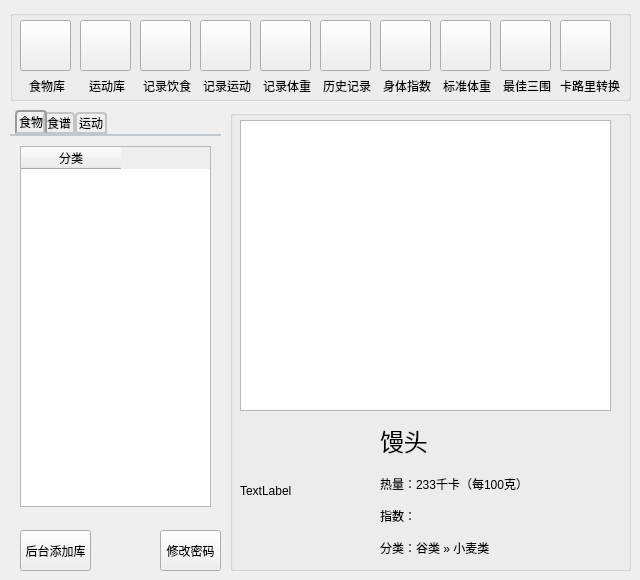
<?xml version="1.0" encoding="UTF-8"?>
<ui version="4.0">
 <class>mainWindow</class>
 <widget class="QMainWindow" name="mainWindow">
  <property name="geometry">
   <rect>
    <x>0</x>
    <y>0</y>
    <width>640</width>
    <height>580</height>
   </rect>
  </property>
  <property name="windowTitle">
   <string>主界面</string>
  </property>
  <property name="windowIcon">
   <iconset resource="image.qrc">
    <normaloff>:/png/kaluli.png</normaloff>:/png/kaluli.png</iconset>
  </property>
  <property name="styleSheet">
   <string notr="true"/>
  </property>
  <widget class="QWidget" name="centralWidget">
   <widget class="QGroupBox" name="groupBox">
    <property name="geometry">
     <rect>
      <x>10</x>
      <y>10</y>
      <width>621</width>
      <height>91</height>
     </rect>
    </property>
    <property name="title">
     <string/>
    </property>
    <widget class="QPushButton" name="pushButton">
     <property name="geometry">
      <rect>
       <x>10</x>
       <y>10</y>
       <width>51</width>
       <height>51</height>
      </rect>
     </property>
     <property name="styleSheet">
      <string notr="true">QPushButton{border-image: url(:/png/food.png);}
QPushButton:pressed{border-image: url(:/png/food_.png);}</string>
     </property>
     <property name="text">
      <string/>
     </property>
    </widget>
    <widget class="QPushButton" name="pushButton_2">
     <property name="geometry">
      <rect>
       <x>70</x>
       <y>10</y>
       <width>51</width>
       <height>51</height>
      </rect>
     </property>
     <property name="styleSheet">
      <string notr="true">QPushButton{border-image: url(:/png/yundong.png);}
QPushButton:pressed{border-image: url(:/png/yundong_.png);;}
</string>
     </property>
     <property name="text">
      <string/>
     </property>
    </widget>
    <widget class="QPushButton" name="pushButton_3">
     <property name="geometry">
      <rect>
       <x>130</x>
       <y>10</y>
       <width>51</width>
       <height>51</height>
      </rect>
     </property>
     <property name="styleSheet">
      <string notr="true">QPushButton{border-image: url(:/png/kaluli.png);}
QPushButton:pressed{border-image: url(:/png/kaluli_.png);}
</string>
     </property>
     <property name="text">
      <string/>
     </property>
    </widget>
    <widget class="QPushButton" name="pushButton_4">
     <property name="geometry">
      <rect>
       <x>190</x>
       <y>10</y>
       <width>51</width>
       <height>51</height>
      </rect>
     </property>
     <property name="styleSheet">
      <string notr="true">QPushButton{border-image: url(:/png/lishi.png);}
QPushButton:pressed{border-image: url(:/png/lishi_.png);}
</string>
     </property>
     <property name="text">
      <string/>
     </property>
    </widget>
    <widget class="QPushButton" name="pushButton_5">
     <property name="geometry">
      <rect>
       <x>310</x>
       <y>10</y>
       <width>51</width>
       <height>51</height>
      </rect>
     </property>
     <property name="styleSheet">
      <string notr="true">QPushButton{border-image: url(:/png/jilu.png);}
QPushButton:pressed{border-image: url(:/png/jilu_.png);}
</string>
     </property>
     <property name="text">
      <string/>
     </property>
    </widget>
    <widget class="QPushButton" name="pushButton_6">
     <property name="geometry">
      <rect>
       <x>250</x>
       <y>10</y>
       <width>51</width>
       <height>51</height>
      </rect>
     </property>
     <property name="styleSheet">
      <string notr="true">QPushButton{border-image: url(:/png/recordweight.png);}
QPushButton:pressed{
border-image: url(:/png/recordweight_.png);}</string>
     </property>
     <property name="text">
      <string/>
     </property>
    </widget>
    <widget class="QPushButton" name="pushButton_7">
     <property name="geometry">
      <rect>
       <x>370</x>
       <y>10</y>
       <width>51</width>
       <height>51</height>
      </rect>
     </property>
     <property name="styleSheet">
      <string notr="true">QPushButton{border-image: url(:/png/toolbmi.png);}
QPushButton:pressed{border-image: url(:/png/toolbmi_.png);}
</string>
     </property>
     <property name="text">
      <string/>
     </property>
    </widget>
    <widget class="QPushButton" name="pushButton_8">
     <property name="geometry">
      <rect>
       <x>430</x>
       <y>10</y>
       <width>51</width>
       <height>51</height>
      </rect>
     </property>
     <property name="styleSheet">
      <string notr="true">QPushButton{border-image: url(:/png/toolhealthweight.png);}
QPushButton:pressed{border-image: url(:/png/toolhealthweight_.png);}
</string>
     </property>
     <property name="text">
      <string/>
     </property>
    </widget>
    <widget class="QPushButton" name="pushButton_9">
     <property name="geometry">
      <rect>
       <x>490</x>
       <y>10</y>
       <width>51</width>
       <height>51</height>
      </rect>
     </property>
     <property name="styleSheet">
      <string notr="true">QPushButton{border-image: url(:/png/toolshengcai.png);}
QPushButton:pressed{border-image: url(:/png/toolshengcai_.png);}
</string>
     </property>
     <property name="text">
      <string/>
     </property>
    </widget>
    <widget class="QPushButton" name="pushButton_10">
     <property name="geometry">
      <rect>
       <x>550</x>
       <y>10</y>
       <width>51</width>
       <height>51</height>
      </rect>
     </property>
     <property name="styleSheet">
      <string notr="true">QPushButton{border-image: url(:/png/toolcal2kg.png);}
QPushButton:pressed{border-image: url(:/png/toolcal2kg_.png);}
</string>
     </property>
     <property name="text">
      <string/>
     </property>
    </widget>
    <widget class="QLabel" name="label_4">
     <property name="geometry">
      <rect>
       <x>10</x>
       <y>70</y>
       <width>54</width>
       <height>12</height>
      </rect>
     </property>
     <property name="text">
      <string>食物库</string>
     </property>
     <property name="alignment">
      <set>Qt::AlignCenter</set>
     </property>
    </widget>
    <widget class="QLabel" name="label_5">
     <property name="geometry">
      <rect>
       <x>70</x>
       <y>70</y>
       <width>54</width>
       <height>12</height>
      </rect>
     </property>
     <property name="text">
      <string>运动库</string>
     </property>
     <property name="alignment">
      <set>Qt::AlignCenter</set>
     </property>
    </widget>
    <widget class="QLabel" name="label_6">
     <property name="geometry">
      <rect>
       <x>130</x>
       <y>70</y>
       <width>54</width>
       <height>12</height>
      </rect>
     </property>
     <property name="text">
      <string>记录饮食</string>
     </property>
     <property name="alignment">
      <set>Qt::AlignCenter</set>
     </property>
    </widget>
    <widget class="QLabel" name="label_7">
     <property name="geometry">
      <rect>
       <x>250</x>
       <y>70</y>
       <width>54</width>
       <height>12</height>
      </rect>
     </property>
     <property name="text">
      <string>记录体重</string>
     </property>
     <property name="alignment">
      <set>Qt::AlignCenter</set>
     </property>
    </widget>
    <widget class="QLabel" name="label_8">
     <property name="geometry">
      <rect>
       <x>370</x>
       <y>70</y>
       <width>54</width>
       <height>12</height>
      </rect>
     </property>
     <property name="text">
      <string>身体指数</string>
     </property>
     <property name="alignment">
      <set>Qt::AlignCenter</set>
     </property>
    </widget>
    <widget class="QLabel" name="label_9">
     <property name="geometry">
      <rect>
       <x>490</x>
       <y>70</y>
       <width>54</width>
       <height>12</height>
      </rect>
     </property>
     <property name="text">
      <string>最佳三围</string>
     </property>
     <property name="alignment">
      <set>Qt::AlignCenter</set>
     </property>
    </widget>
    <widget class="QLabel" name="label_10">
     <property name="geometry">
      <rect>
       <x>190</x>
       <y>70</y>
       <width>54</width>
       <height>12</height>
      </rect>
     </property>
     <property name="text">
      <string>记录运动</string>
     </property>
     <property name="alignment">
      <set>Qt::AlignCenter</set>
     </property>
    </widget>
    <widget class="QLabel" name="label_11">
     <property name="geometry">
      <rect>
       <x>310</x>
       <y>70</y>
       <width>54</width>
       <height>12</height>
      </rect>
     </property>
     <property name="text">
      <string>历史记录</string>
     </property>
     <property name="alignment">
      <set>Qt::AlignCenter</set>
     </property>
    </widget>
    <widget class="QLabel" name="label_12">
     <property name="geometry">
      <rect>
       <x>430</x>
       <y>70</y>
       <width>54</width>
       <height>12</height>
      </rect>
     </property>
     <property name="text">
      <string>标准体重</string>
     </property>
     <property name="alignment">
      <set>Qt::AlignCenter</set>
     </property>
    </widget>
    <widget class="QLabel" name="label_13">
     <property name="geometry">
      <rect>
       <x>550</x>
       <y>70</y>
       <width>60</width>
       <height>12</height>
      </rect>
     </property>
     <property name="text">
      <string>卡路里转换</string>
     </property>
     <property name="alignment">
      <set>Qt::AlignCenter</set>
     </property>
    </widget>
   </widget>
   <widget class="QTabWidget" name="tabWidget">
    <property name="geometry">
     <rect>
      <x>10</x>
      <y>110</y>
      <width>211</width>
      <height>411</height>
     </rect>
    </property>
    <property name="styleSheet">
     <string notr="true">QTabWidget::pane { /* The tab widget frame */
     border-top: 2px solid #C2C7CB;
 }

 QTabWidget::tab-bar {
     left: 5px; /* move to the right by 5px */
 }

 /* Style the tab using the tab sub-control. Note that
     it reads QTabBar _not_ QTabWidget */
 QTabBar::tab {
     background: qlineargradient(x1: 0, y1: 0, x2: 0, y2: 1,
                                 stop: 0 #E1E1E1, stop: 0.4 #DDDDDD,
                                 stop: 0.5 #D8D8D8, stop: 1.0 #D3D3D3);
     border: 2px solid #C4C4C3;
     border-bottom-color: #C2C7CB; /* same as the pane color */
     border-top-left-radius: 4px;
     border-top-right-radius: 4px;
     min-width: 8ex;
     padding: 2px;
 }

 QTabBar::tab:selected, QTabBar::tab:hover {
     background: qlineargradient(x1: 0, y1: 0, x2: 0, y2: 1,
                                 stop: 0 #fafafa, stop: 0.4 #f4f4f4,
                                 stop: 0.5 #e7e7e7, stop: 1.0 #fafafa);
 }

 QTabBar::tab:selected {
     border-color: #9B9B9B;
     border-bottom-color: #C2C7CB; /* same as pane color */
 }

 QTabBar::tab:!selected {
     margin-top: 2px; /* make non-selected tabs look smaller */
 }

 /* make use of negative margins for overlapping tabs */
 QTabBar::tab:selected {
     /* expand/overlap to the left and right by 4px */
     margin-left: -4px;
     margin-right: -4px;
 }

 QTabBar::tab:first:selected {
     margin-left: 0; /* the first selected tab has nothing to overlap with on the left */
 }

 QTabBar::tab:last:selected {
     margin-right: 0; /* the last selected tab has nothing to overlap with on the right */
 }

 QTabBar::tab:only-one {
     margin: 0; /* if there is only one tab, we don't want overlapping margins */
 }</string>
    </property>
    <property name="currentIndex">
     <number>0</number>
    </property>
    <widget class="QWidget" name="tab">
     <attribute name="title">
      <string>食物</string>
     </attribute>
     <widget class="QTableWidget" name="tableWidget">
      <property name="geometry">
       <rect>
        <x>10</x>
        <y>10</y>
        <width>191</width>
        <height>361</height>
       </rect>
      </property>
      <column>
       <property name="text">
        <string>分类</string>
       </property>
      </column>
     </widget>
    </widget>
    <widget class="QWidget" name="tab_2">
     <attribute name="title">
      <string>食谱</string>
     </attribute>
     <widget class="QTableWidget" name="tableWidget_2">
      <property name="geometry">
       <rect>
        <x>10</x>
        <y>10</y>
        <width>191</width>
        <height>401</height>
       </rect>
      </property>
      <column>
       <property name="text">
        <string>分类</string>
       </property>
      </column>
     </widget>
    </widget>
    <widget class="QWidget" name="tab_3">
     <attribute name="title">
      <string>运动</string>
     </attribute>
     <widget class="QTableWidget" name="tableWidget_4">
      <property name="geometry">
       <rect>
        <x>10</x>
        <y>10</y>
        <width>191</width>
        <height>401</height>
       </rect>
      </property>
      <column>
       <property name="text">
        <string>分类</string>
       </property>
      </column>
     </widget>
    </widget>
   </widget>
   <widget class="QGroupBox" name="groupBox_2">
    <property name="geometry">
     <rect>
      <x>230</x>
      <y>110</y>
      <width>401</width>
      <height>461</height>
     </rect>
    </property>
    <property name="styleSheet">
     <string notr="true"/>
    </property>
    <property name="title">
     <string/>
    </property>
    <widget class="QTableView" name="tableView_3">
     <property name="geometry">
      <rect>
       <x>10</x>
       <y>10</y>
       <width>371</width>
       <height>291</height>
      </rect>
     </property>
     <property name="styleSheet">
      <string notr="true">QTableView {border-image: url(:/png/transparent.png);}</string>
     </property>
    </widget>
    <widget class="QLabel" name="label">
     <property name="geometry">
      <rect>
       <x>10</x>
       <y>310</y>
       <width>121</width>
       <height>141</height>
      </rect>
     </property>
     <property name="text">
      <string>TextLabel</string>
     </property>
    </widget>
    <widget class="QLabel" name="label_2">
     <property name="geometry">
      <rect>
       <x>150</x>
       <y>310</y>
       <width>141</width>
       <height>41</height>
      </rect>
     </property>
     <property name="font">
      <font>
       <pointsize>18</pointsize>
      </font>
     </property>
     <property name="text">
      <string>馒头</string>
     </property>
    </widget>
    <widget class="QLabel" name="label_3">
     <property name="geometry">
      <rect>
       <x>150</x>
       <y>360</y>
       <width>141</width>
       <height>91</height>
      </rect>
     </property>
     <property name="text">
      <string>热量：233千卡（每100克）

指数： 

分类：谷类 » 小麦类</string>
     </property>
    </widget>
   </widget>
   <widget class="QPushButton" name="pushButton_12">
    <property name="geometry">
     <rect>
      <x>160</x>
      <y>530</y>
      <width>61</width>
      <height>41</height>
     </rect>
    </property>
    <property name="text">
     <string>修改密码</string>
    </property>
   </widget>
   <widget class="QPushButton" name="pushButton_11">
    <property name="geometry">
     <rect>
      <x>20</x>
      <y>530</y>
      <width>71</width>
      <height>41</height>
     </rect>
    </property>
    <property name="text">
     <string>后台添加库</string>
    </property>
   </widget>
   <zorder>groupBox_2</zorder>
   <zorder>groupBox</zorder>
   <zorder>tabWidget</zorder>
   <zorder>pushButton_12</zorder>
   <zorder>pushButton_11</zorder>
  </widget>
 </widget>
 <layoutdefault spacing="6" margin="11"/>
 <resources>
  <include location="image.qrc"/>
 </resources>
 <connections/>
</ui>
